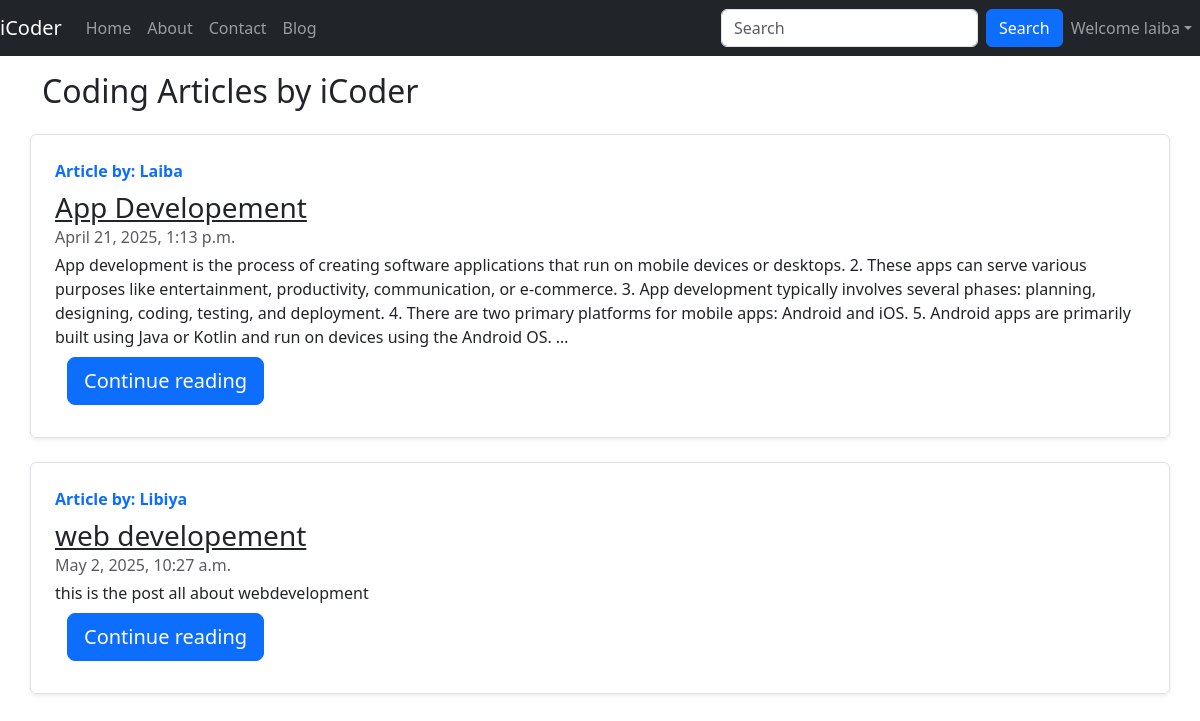
Page /blog/ (signed in) on the committed database.
### blog/models.py (models this page shows, shortened)
class Post(models.Model):
    sno= models.AutoField(primary_key=True)
    title = models.CharField(max_length=100)
    author = models.CharField(max_length=50)
    content = models.TextField()
    slug = models.SlugField(max_length=100, unique=True)
    timestamp = models.DateTimeField(blank=True)

### blog/views.py (the view)
# urls.py: path('', views.blogHome, name='blogHome'),
def blogHome(request):
    allposts = Post.objects.all()
    context = {'allposts': allposts}
    return render(request,'blog/blogHome.html', context)

### templates/blog/blogHome.html (shortened to what this page needs)
{%extends 'base.html'%}
{%block body%}
<div class="container my-3">
    <h2>Coding Articles by iCoder</h2>
    {% for post in allposts %}
    <div class="row no-gutters border rounded overflow-hidden flex-md-row mb-4 shadow-sm h-md-250 my-4 position-relative">
        <div class="col p-4 d-flex flex-column position-static">
            <strong class="d-inline-block mb-2 text-primary" >Article by: {{post.author}}</strong>
            <h3 class="mb-0"><a class = "text-dark" href="{{post.slug}}">{{post.title}}</a></h3>
            <div class="mb-1 text-muted">{{post.timestamp}}</div>
            <p class="card-text mb-auto">{{post.content| truncatechars:500}}</p>
            <div class=container my-2>
                <a class="btn btn-primary btn-lg my-2" href="{{post.slug}}" role="button">Continue reading</a>
            </div>
        </div>
    </div>
    {% endfor %}
</div>
{%endblock%}

### templates/base.html (shortened to what this page needs)
<!DOCTYPE html>
<html lang="en">
  <head>
    <link
      href="https://cdn.jsdelivr.net/npm/bootstrap@5.3.2/dist/css/bootstrap.min.css"
      rel="stylesheet"
    />
  </head>
  <body>
    <nav class="navbar navbar-expand-lg navbar-dark bg-dark">
      <a class="navbar-brand" href="/">iCoder</a>
      <div class="collapse navbar-collapse" id="navbarSupportedContent">
        <ul class="navbar-nav me-auto">
          <li
            class="nav-item"
            {%
            block
            homeactive
            %}
            active
            {%
            endblock
            homeactive
            %}
          >
            <a class="nav-link" href="/">Home</a>
          </li>
          <li
            class="nav-item"
            {%
            block
            aboutactive
            %}
            active
            {%
            endblock
            aboutactive
            %}
          >
            <a class="nav-link" href="/about">About</a>
          </li>
          <li
            class="nav-item"
            {%
            block
            contactactive
            %}
            active
            {%
            endblock
            contactactive
            %}
          >
            <a class="nav-link" href="/contact">Contact</a>
          </li>
          <li
            class="nav-item"
            {%
            block
            blogactive
            %}
            active
            {%
            endblock
            blogactive
            %}
          >
            <a class="nav-link" href="/blog">Blog</a>
          </li>
        </ul>
        <form method="get" action="/search" class="d-flex">
          <input
            class="form-control me-2"
            type="search"
            name="query"
            id="query"
            placeholder="Search"
            aria-label="Search"
          />
          <button class="btn btn-primary" type="submit">Search</button>
        </form>
        {% if user.is_authenticated %}
        <ul class="navbar-nav ml-2">
          <li class="nav-item dropdown">
            <a
              class="nav-link dropdown-toggle"
              href="#"
              id="navbarDropdown"
              role="button"
              data-bs-toggle="dropdown"
              aria-expanded="false"
              >Welcome {{ user.username }}</a
            >
          </li>
        </ul>
        {% endif %}
      </div>
    </nav>
    {% block body %}{% endblock %}
  </body>
</html>

### rows in the picture
Post: author "Laiba", title "App Developement", timestamp "April 21, 2025, 1:13 p.m.", content "App development is the process of creating software applications that run on mobile devices or desktops. 2. These apps can serve various purposes like entertainment, productivity, communication, or e-commerce. 3. App development typically involves several phases: planning, designing, coding, testing, and deployment. 4. There are two primary platforms for mobile apps: Android and iOS. 5. Android apps are primarily built using Java or Kotlin and run on devices using the Android OS. …"
Post: author "Libiya", title "web developement", timestamp "May 2, 2025, 10:27 a.m.", content "this is the post all about webdevelopment"

### other values in the picture
{{ user.username }} "laiba"
